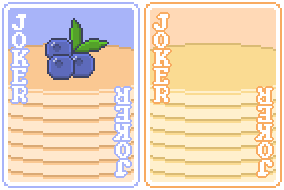
#> input picture assets/2x/j_pancakes.png, 284 x 190 px; its folder holds 2 pictures in this run
$ python downsampler.py
#> lines starting #> are read from the running program, lines starting #| are printed output that depends on the picture
# Automatically converts assets from 2x to 1x

import os
from PIL import Image

def downsample_images(input_folder, output_folder):
#> called with input_folder = './assets/2x', output_folder = './assets/1x'
    os.makedirs(output_folder, exist_ok=True)
    images = [file for file in os.listdir(input_folder) if file.endswith('.png')]
    for file in images:
        image = Image.open(os.path.join(input_folder, file))
#> image is the input picture: PIL image 284x190 RGBA; mean R, G, B, A 234.4, 214.9, 192.9, 241.8
        width, height = image.size
#> width = 284; height = 190
        new_width = width // 2
#> new_width = 142
        new_height = height // 2
#> new_height = 95
        downsampled_image = image.resize((new_width, new_height),resample=Image.NEAREST)
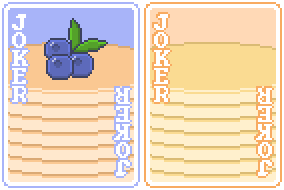
#> downsampled_image: PIL image 142x95 RGBA (shown 2 times larger); mean R, G, B, A 234.5, 215, 192.9, 241.8; transparent parts drawn white
        downsampled_image.save(os.path.join(output_folder, file))
        image.close()
#> pass 2 of the loop in downsample_images, `for file in images:`:
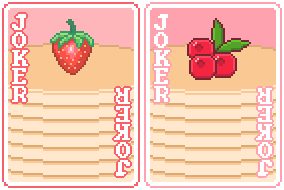
#> input picture assets/2x/j_pancakes_flip.png, 284 x 190 px
#> in downsample_images, image is the input picture: PIL image 284x190 RGBA; mean R, G, B, A 246.3, 199, 180.2, 241.8
#> in downsample_images, `downsampled_image = image.resize((new_width, new_height),resample=Imag..`:
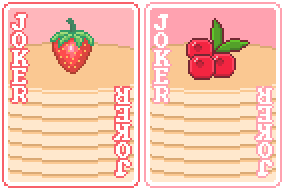
#> downsampled_image: PIL image 142x95 RGBA (shown 2 times larger); mean R, G, B, A 246.3, 199.2, 180.3, 241.8; transparent parts drawn white
    print("Downsampling complete!")

input_folder = "./assets/2x"
output_folder = "./assets/1x"

downsample_images(input_folder, output_folder)
